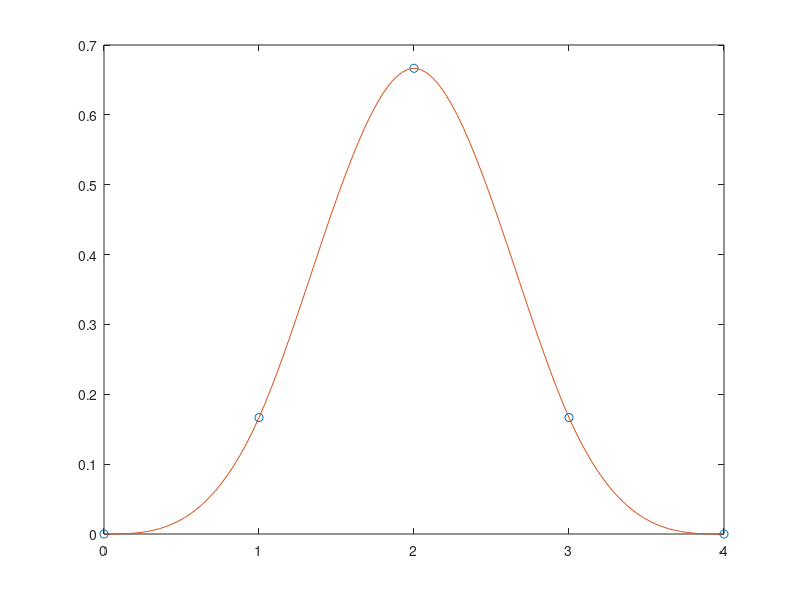

Write the MATLAB code that produced this figure.
%3.2  Bsplinecode.m

x = 0:4; y = [0 1 4 1 0]/6; yB = spline(x,[0 y 0]);
xx = linspace(0,4,101); plot(x,y,'o',xx,ppval(yB,xx),'-');
